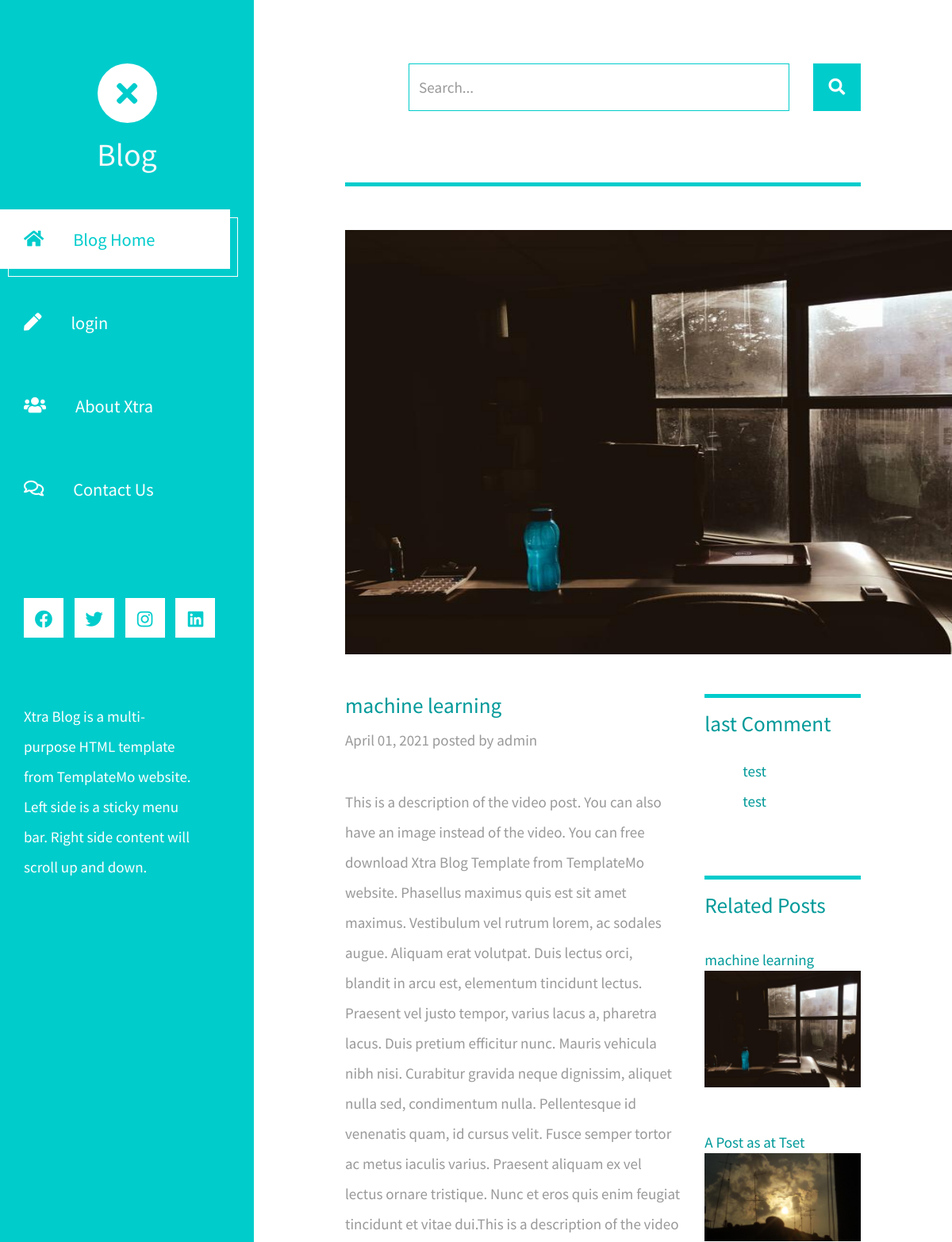
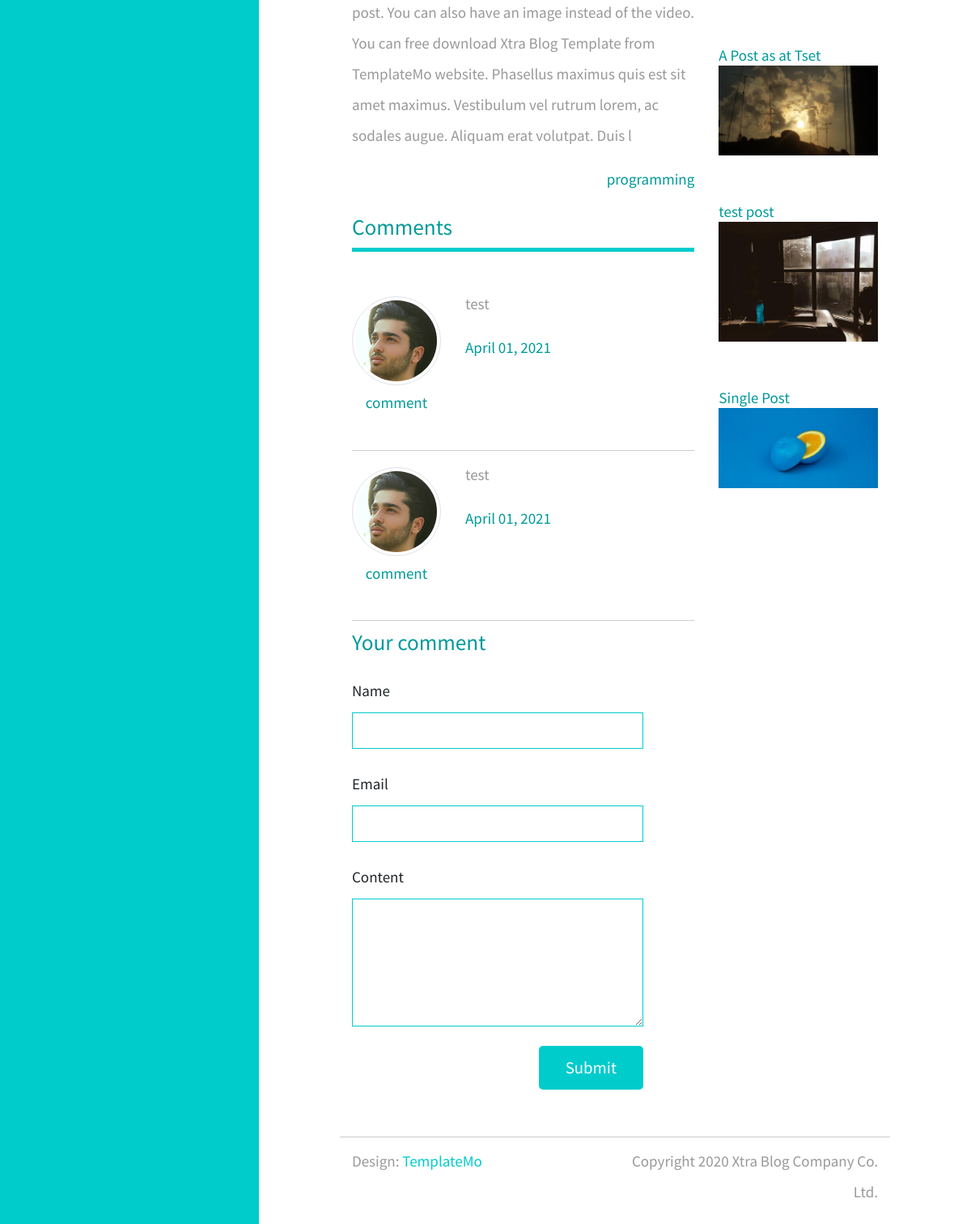
The page /machine-learning_13/ on the database its author committed (2 pictures, top to bottom).
### post/models.py (models this page shows, shortened)
class Post(models.Model):
    author = models.ForeignKey(User, on_delete=models.SET_NULL, null=True, related_name='post')
    title = models.CharField(max_length=100)
    content = models.TextField(max_length=1000)
    categories = models.ManyToManyField(Category, blank=True, help_text='Hold down “Control”, or “Command” on a Mac, to select more than one.')
    photo = models.ImageField(default='posts/default.jpg', upload_to=rename_image)
    created_at = models.DateTimeField(auto_now_add=True)
    update_at = models.DateTimeField(auto_now=True)
    active = models.BooleanField(default=True)
    slug = models.SlugField(null=True, blank=True, unique=True)
    class Meta:
        ordering = ['-created_at']

class Category(models.Model):
    name = models.CharField(max_length=100)
    class Meta:
        verbose_name_plural = 'categories'
    def __str__(self):
        return self.name

class Comment(models.Model):
    name = models.CharField(max_length=50)
    email = models.EmailField(max_length=80, null=True)
    content = models.TextField(max_length=700)
    post = models.ForeignKey(Post, on_delete=models.CASCADE, related_name='comments')
    created_at = models.DateTimeField(auto_now_add=True)
    update_at = models.DateTimeField(auto_now=True)
    active = models.BooleanField(default=True)
    class Meta:
        ordering = ['-created_at']

### post/views.py (the view)
# urls.py: path('<str:slug>/', views.post, name='post'),
def post(request, slug):
    post = get_object_or_404(Post, slug=slug)
    if post.active == True:
        if request.method == 'POST':
            form = CommentForm(request.POST)
            if form.is_valid():
                form = form.save(commit=False)
                form.post = post
                form.save()
        comments = post.comments.filter(active=True)
        context = {
            'title':post.title,
            'post':post,
            'comments': comments,
        }
        return render(request, 'post/post.html', context)
    else:
        return Http404()

### post/templatetags/post_extras.py (called while the page is built)
@register.inclusion_tag('post/last_comments.html')
def show_last_comments(count=5):
    latest_comments = Comment.objects.filter(active=True)[0:count]
    return {'latest_comments':latest_comments}

@register.inclusion_tag('post/last_posts.html')
def show_last_posts(count=5):
    last_posts = Post.objects.filter(active=True)[0:count]
    return {'last_posts':last_posts}

### post/templates/post/post.html (shortened to what this page needs)
{% extends 'main.html' %}
{% load post_extras %}
{% load static %}
{% block content %}
            <div class="row tm-row">
                <div class="col-12">
                    {% include 'post/search.html' %}
                    <hr class="tm-hr-primary tm-mb-55">
                    <img width="954" height="535" controls class="tm-mb-40" src="{{post.photo.url}}">
                </div>
            </div>
            <div class="row tm-row">
                <div class="col-lg-8 tm-post-col">
                    <div class="tm-post-full">
                        <div class="mb-4">
                            <h2 class="pt-2 tm-color-primary tm-post-title">{{post.title}}</h2>
                            <p class="tm-mb-40">{{post.created_at|date:'F d, Y'}} posted by {{post.author}}</p>
                            <p>
                                {{post.content}}
                            </p>
                            <span class="d-block text-right tm-color-primary">
                                {% for category in post.categories.all %}
                                {{category}}{% if not forloop.last %} .{% endif %}
                                {% empty %}
                                <p>There is no categories</p>
                            {% endfor %}
                            </span>
                        </div>
                        <div>
                            <h2 class="tm-color-primary tm-post-title">Comments</h2>
                            <hr class="tm-hr-primary tm-mb-45">
                            {% for comment in comments|slice:'0:15' %}
                            <div class="tm-comment tm-mb-45">
                                <figure class="tm-comment-figure">
                                    <img src="{% static 'img/comment-1.jpg' %}" alt="Image" class="mb-2 rounded-circle img-thumbnail">
                                    <figcaption class="tm-color-primary text-center">{{comment.name}}</figcaption>
                                </figure>
                                <div>
                                    <p>
                                       {{comment.content}}
                                    </p>
                                    <span class="tm-color-primary">{{comment.created_at|date:'F d, Y'}}</span>
                                </div>
                            </div>
                            <hr>
                            {% endfor %}
                            <form method='POST' class="mb-5 tm-comment-form">
                                <h2 class="tm-color-primary tm-post-title mb-4">Your comment</h2>
                                <div class="mb-4">
                                    <label for="id_name">Name</label>
                                    <input class="form-control" name="name" required_id='id_name' type="text">
                                </div>
                                <div class="mb-4">
                                    <label for="id_email">Email</label>
                                    <input class="form-control" name="email" required_id="id_email" type="email">
                                </div>
                                <div class="mb-4">
                                    <label for="id_content">Content</label>
                                    <textarea class="form-control" name="content" required_id="id_content" rows="6"></textarea>
                                </div>
                                <div class="text-right">
                                    <input class="tm-btn tm-btn-primary tm-btn-small" type="submit" value="Submit">
                                </div>
                            </form>
                        </div>
                    </div>
                </div>
                <aside class="col-lg-4 tm-aside-col">
                    <div class="tm-post-sidebar">
                        <hr class="mb-3 tm-hr-primary">
                        {% show_last_comments %}
                        {% show_last_posts %}
                    </div>
                </aside>
            </div>
{% endblock %}

### templates/main.html (shortened to what this page needs)
{% load static %}
<!DOCTYPE html>
<html lang="en">
<head>
	<link rel="stylesheet" href="{% static 'fontawesome/css/all.min.css' %}">
    <link href="{% static 'css/bootstrap.min.css' %}" rel="stylesheet">
    <link href="{% static 'css/templatemo-xtra-blog.css' %}" rel="stylesheet">
</head>
<body>
	<header class="tm-header" id="tm-header">
        <div class="tm-header-wrapper">
            <div class="tm-site-header">
                <div class="mb-3 mx-auto tm-site-logo"><i class="fas fa-times fa-2x"></i></div>
                <h1 class="text-center"><a class="text-light" href="/">Blog</a></h1>
            </div>
            <nav class="tm-nav" id="tm-nav">
                <ul>
                    <li class="tm-nav-item active"><a href="\" class="tm-nav-link">
                        <i class="fas fa-home"></i>
                        Blog Home
                    </a></li>
                    {% if request.user.is_authenticated %}
                        <li class="tm-nav-item"><a href="{% url 'logout' %}" class="tm-nav-link">
                            <i class="fas fa-pen"></i>
                            logout
                        </a></li>
                    {% else %}
                        <li class="tm-nav-item"><a href="{% url 'login' %}" class="tm-nav-link">
                            <i class="fas fa-pen"></i>
                            login
                        </a></li>
                    {% endif %}
                    <li class="tm-nav-item"><a href="about.html" class="tm-nav-link">
                        <i class="fas fa-users"></i>
                        About Xtra
                    </a></li>
                    <li class="tm-nav-item"><a href="contact.html" class="tm-nav-link">
                        <i class="far fa-comments"></i>
                        Contact Us
                    </a></li>
                </ul>
            </nav>
            <div class="tm-mb-65">
                <a rel="nofollow" href="https://fb.com/templatemo" class="tm-social-link">
                    <i class="fab fa-facebook tm-social-icon"></i>
                </a>
                <a href="https://twitter.com" class="tm-social-link">
                    <i class="fab fa-twitter tm-social-icon"></i>
                </a>
                <a href="https://instagram.com" class="tm-social-link">
                    <i class="fab fa-instagram tm-social-icon"></i>
                </a>
                <a href="https://linkedin.com" class="tm-social-link">
                    <i class="fab fa-linkedin tm-social-icon"></i>
                </a>
            </div>
            <p class="tm-mb-80 pr-5 text-white">
                Xtra Blog is a multi-purpose HTML template from TemplateMo website. Left side is a sticky menu bar. Right side content will scroll up and down.
            </p>
        </div>
    </header>
    <div class="container-fluid">
        <main class="tm-main">
            {% block content %}
            {% endblock %}
            <footer class="row tm-row">
                <hr class="col-12">
                <div class="col-md-6 col-12 tm-color-gray">
                    Design: <a rel="nofollow" target="_parent" href="https://templatemo.com" class="tm-external-link">TemplateMo</a>
                </div>
                <div class="col-md-6 col-12 tm-color-gray tm-copyright">
                    Copyright 2020 Xtra Blog Company Co. Ltd.
                </div>
            </footer>
        </main>
    </div>
</body>
</html>

### post/templates/post/search.html
 <div class="row tm-row">
    <div class="col-12">
        <form method="GET" class="form-inline tm-mb-80 tm-search-form">
            <input class="form-control tm-search-input" name="query" type="text" placeholder="Search..." aria-label="Search">
            <button class="tm-search-button" type="submit">
                <i class="fas fa-search tm-search-icon" aria-hidden="true"></i>
            </button>
        </form>
    </div>
</div>

### post/templates/post/last_comments.html
<h2 class="mb-4 tm-post-title tm-color-primary">last Comment</h2>
                        <ul class="tm-mb-75 pl-5 tm-category-list">
                            {% for comment in latest_comments %}
                            <li><a href="{% url 'post' comment.post.slug %}" class="tm-color-primary">{{comment.content|slice:"0:40"}}</a></li>
                            {% endfor %}
                        </ul>

### post/templates/post/last_posts.html
<hr class="mb-3 tm-hr-primary">
<h2 class="tm-mb-40 tm-post-title tm-color-primary">Related Posts</h2>
{% for post in last_posts %}
<a href="{% url 'post' post.slug %}" class="d-block tm-mb-40">
    <figure>
        <figcaption class="tm-color-primary">{{post.title}}</figcaption>
        <img src="{{post.photo.url}}" alt="Image" class="mb-3 img-fluid" style="width: 200px;">
    </figure>
</a>
{% endfor %}

### static/css/templatemo-xtra-blog.css (style rules this page uses)
html { overflow-x: hidden; }
body { margin: 0; padding: 0; font-family: 'Source Sans Pro', sans-serif; font-size: 19px; line-height: 2em; overflow-x: hidden; }
p, span { color: #999; }
hr { border-top-color: #CCC; margin-top: 10px; margin-bottom: 10px; }
.form-control::placeholder { color: #999; }
.tm-header { background-color: #0CC; color: white; position: fixed; top: 0; left: 0; bottom: 0; z-index: 100; width: 400px; overflow-y: visible; }
.tm-header-wrapper { overflow-y: scroll; scrollbar-width: none; -ms-overflow-style: none; padding: 30px; width: 100%; height: 100%; }
.tm-site-header { margin-top: 50px; margin-bottom: 45px; }
.tm-site-logo { width: 75px; height: 75px; border-radius: 50%; background-color: white; display: flex; align-items: center; justify-content: center; }
.tm-site-logo i { color: #0CC; }
.tm-main { margin-left: 400px; padding: 80px 100px 25px; }
.tm-row { max-width: 980px; justify-content: space-between; }
.tm-nav { margin-bottom: 100px; }
.tm-nav-item { list-style: none; margin-bottom: 30px; }
.tm-nav-link { color: white; background-color: transparent; height: 75px; width: 100%; max-width: 300px; display: flex; align-items: center; font-size: 1.4rem; padding: 30px; }
.tm-nav-item:hover .tm-nav-link, .tm-nav-item.active .tm-nav-link { color: #0CC; background-color: white; text-decoration: none; }
.tm-nav ul { position: relative; }
.tm-nav-item:hover:after, .tm-nav-item.active:after { content: ''; width: 100%; max-width: 300px; height: 75px; display: block; border: 1px solid white; margin-left: 10px; margin-top: -65px; position: absolute; z-index: -1000; }
.tm-nav-link i { margin-right: 37px; }
ul { margin: 0; padding: 0; }
.tm-nav { margin-left: -30px; }
.tm-social-link { display: inline-block; background-color: white; font-size: 1.4rem; width: 50px; height: 50px; text-align: center; padding-top: 8px; margin-right: 15px; margin-bottom: 15px; }
.tm-social-icon { color: #0CC; transition: all 0.3s ease; }
.tm-search-form { display: flex; align-items: center; justify-content: flex-end; }
.form-inline .form-control.tm-search-input { display: block; height: 60px; width: 480px; margin-right: 30px; border-radius: 0; border-color: #0CC; font-size: 1.2rem; }
.tm-search-button { width: 60px; height: 60px; border: none; background-color: #0CC; transition: all 0.3s ease; }
.tm-search-icon { color: white; font-size: 1.3rem; }
.tm-post-title { font-size: 1.7rem; transition: all 0.3s ease; }
.tm-btn { display: inline-block; border-radius: 5px; font-size: 1.3rem; transition: all 0.3s ease; }
.tm-btn-primary { background-color: #0CC; color: white; padding: 8px 43px; border: none; }
.tm-btn-small { padding: 8px 33px; }
.tm-external-link { color: #0CC; }
.tm-copyright { text-align: right; }
hr.tm-hr-primary { border-top: 5px solid #0CC; }
.tm-comment { display: flex; align-items: flex-start; }
.tm-comment-figure { margin-top: 10px; margin-right: 30px; }
.form-control { height: 45px; border-color: #0CC; border-radius: 0; }
.tm-comment-form { max-width: 360px; }
.tm-category-list { list-style-type: none; }
figure { margin: 0; }
figcaption { line-height: 1.4; }
.tm-post-full { max-width: 600px; }
.tm-post-sidebar { max-width: 280px; margin-left: auto; margin-right: 0; }
.tm-mb-40 { margin-bottom: 40px; }
.tm-mb-45 { margin-bottom: 45px; }
.tm-mb-55 { margin-bottom: 55px; }
.tm-mb-65 { margin-bottom: 65px; }
.tm-mb-75 { margin-bottom: 75px; }
.tm-mb-80 { margin-bottom: 80px; }
.tm-color-primary, span.tm-color-primary { color: #099; }
a.tm-color-gray, .tm-color-gray { color: #999; }
.img-thumbnail { max-width: none; }
@media (max-width: 1540px) { .tm-header { width: 320px; } }
@media (max-width: 1540px) { .tm-main { margin-left: 320px; width: calc(100% - 320px); } }
@media (max-width: 1288px) { .tm-social-link { margin-right: 10px; } }

### rows shown on the page
Post: photo (picture), title "machine learning", created_at "April 01, 2021", author "admin", content "This is a description of the video post. You can also have an image instead of the video. You can free download Xtra Blog Template from TemplateMo website. Phasellus maximus quis est sit amet maximus. Vestibulum vel rutrum lorem, ac sodales augue. Aliquam erat volutpat. Duis lectus orci, blandit in arcu est, elementum tincidunt lectus. Praesent vel justo tempor, varius lacus a, pharetra lacus. Duis pretium efficitur nunc. Mauris vehicula nibh nisi. Curabitur gravida neque dignissim, aliquet nulla sed, condimentum nulla. Pellentesque id venenatis quam, id cursus velit. Fusce semper tortor ac metus iaculis varius. Praesent aliquam ex vel lectus ornare tristique. Nunc et eros quis enim feugiat…"
Category: name "programming"
Comment: name "comment", content "test", created_at "April 01, 2021"
Comment: name "comment", content "test", created_at "April 01, 2021"
Post: title "A Post as at Tset", photo (picture)
Post: title "A Post as at Tset", photo (picture)
Post: title "test post", photo (picture)
Post: title "Single Post", photo (picture)
